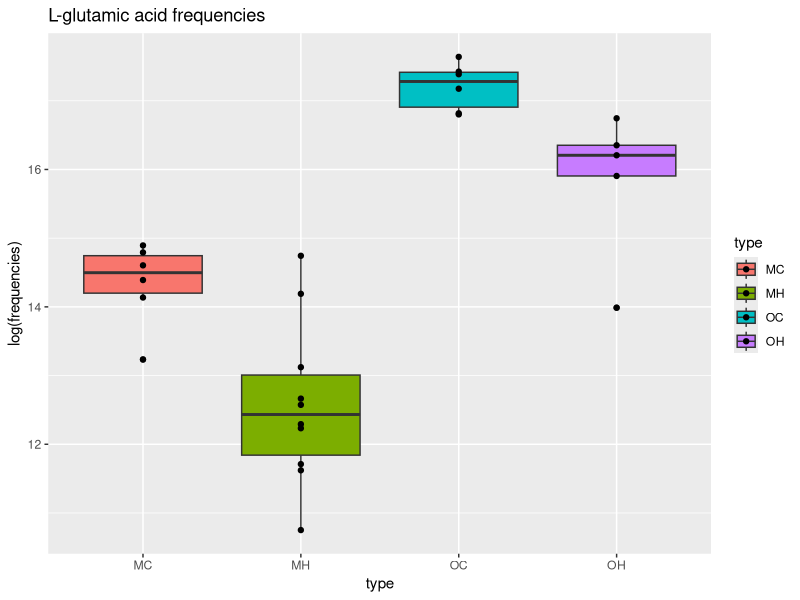

This figure's R source:
## ---- chunk 1
knitr::opts_chunk$set(echo = TRUE)
## ---- chunk 2
library(tidyverse)
library(ggplot2)
library(data.table)
data <- as.data.frame(read.csv("EMSL_PNNL.csv"), header=TRUE)
data_Lga <- data[47,]
data_Lga_wrangled <- data_Lga %>% gather("M_C_4_AB",	"M_C_7_AB",	"M_C_12_AB",	"M_C_14_AB",	"M_C_19_AB",	"M_C_30_AB",	"M_H_2_AB",	"M_H_2B",	"M_H_4_AB",	"M_H_11_AB",	"M_H_17_AB",	"M_H_26_AB",	"M_H_28_AB",	"M_H_30_AB",	"M_H_32_AB",	"M_H_34_AB",	"O_C_4_AB",	"O_C_12_AB",	"O_C_14_AB",	"O_C_19_AB",	"O_C_27_AB",	"O_C_34_AB",	"O_H_2_AB",	"O_H_4_AB",	"O_H_11_AB",	"O_H_17_AB",	"O_H_32_AB", key="type", value="frequencies")
data_Lga_wrangled$type <- c("MC", "MC", "MC", "MC", "MC", "MC", "MH", "MH", "MH", "MH", "MH", "MH", "MH", "MH", "MH", "MH", "OC", "OC", "OC", "OC", "OC", "OC", "OH", "OH", "OH", "OH", "OH")
## ---- chunk 3
Lga <- ggplot(data_Lga_wrangled, aes(type, log(frequencies), fill=type)) + geom_boxplot() + geom_point() + labs(title="L-glutamic acid frequencies")
Lga
